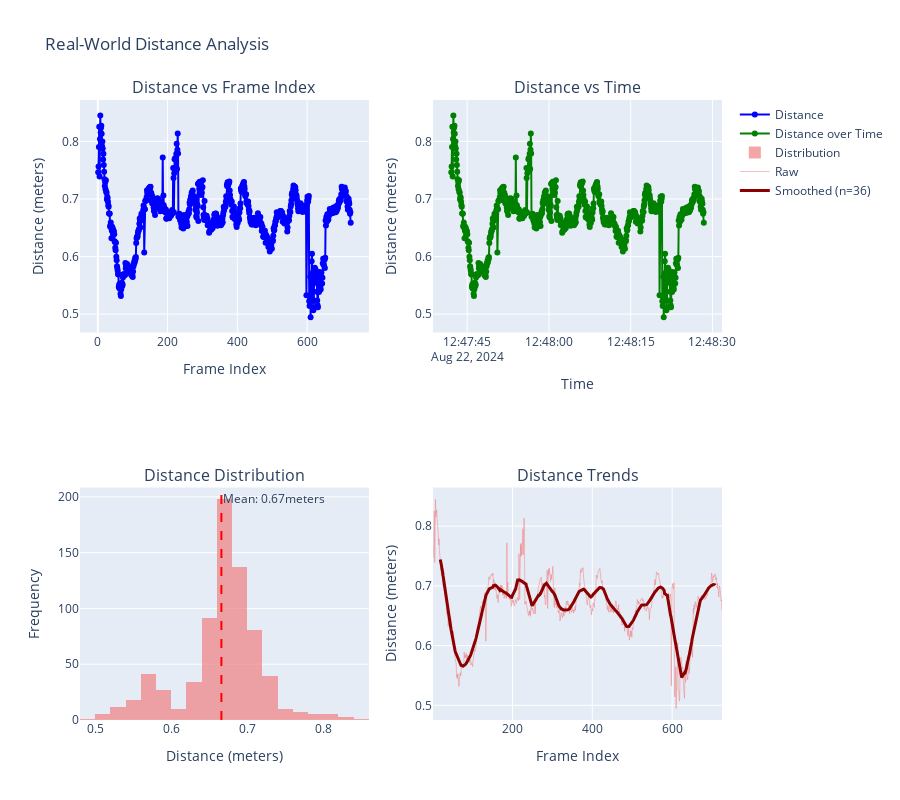
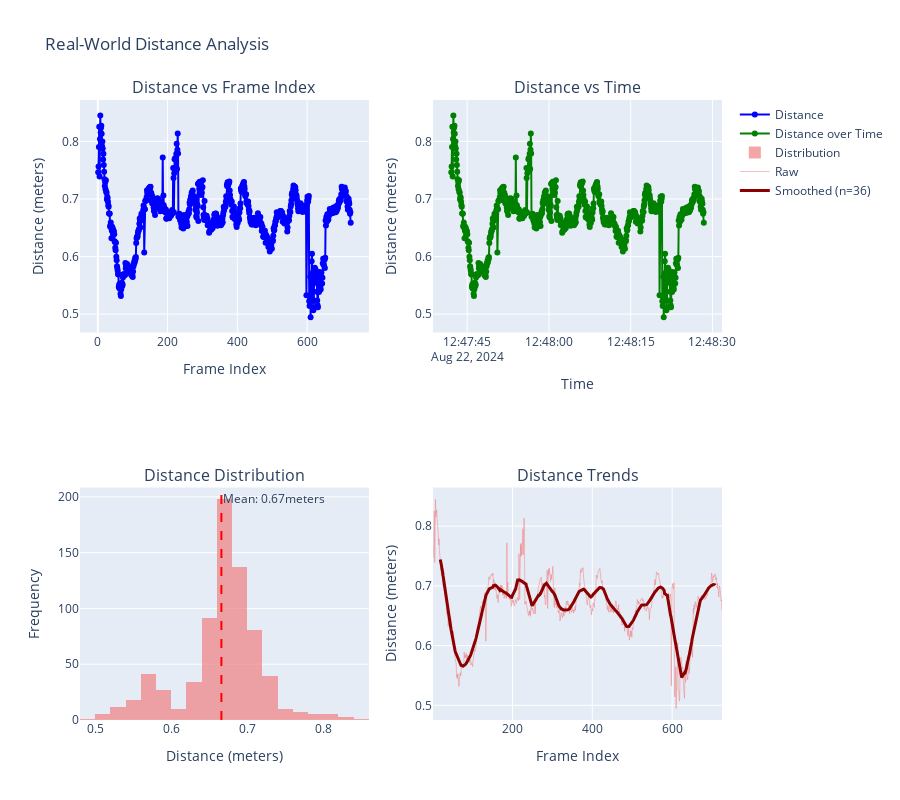

Notebook cell for these charts, in order:
### Code cell
# Real-world distance analysis and plotting using utility function
iau.plot_real_world_distance_analysis(distance_results, image_shape=image_shape, sonar_coverage_meters=sonar_coverage_meters)

### Figure 1 — Plotly figure (JSON) as saved in the notebook; plotly's stock layout.template omitted (floating-point values rounded to 4 significant figures; data arrays with more than 128 entries replaced by an {"elided": "..."} marker saying what was removed)
{"data": [{"line": {"color": "blue"}, "mode": "lines+markers", "name": "Distance", "type": "scatter", "x": {"elided": "725 int values"}, "xaxis": "x", "y": {"elided": "725 float values"}, "yaxis": "y"}, {"line": {"color": "green"}, "mode": "lines+markers", "name": "Distance over Time", "type": "scatter", "x": {"elided": "725 str values"}, "xaxis": "x2", "y": {"elided": "725 float values"}, "yaxis": "y2"}, {"marker": {"color": "lightcoral"}, "name": "Distribution", "nbinsx": 30, "opacity": 0.7, "type": "histogram", "x": {"elided": "725 float values"}, "xaxis": "x3", "yaxis": "y3"}, {"line": {"color": "lightcoral", "width": 1}, "mode": "lines", "name": "Raw", "opacity": 0.5, "type": "scatter", "x": {"elided": "725 int values"}, "xaxis": "x4", "y": {"elided": "725 float values"}, "yaxis": "y4"}, {"line": {"color": "darkred", "width": 3}, "mode": "lines", "name": "Smoothed (n=36)", "type": "scatter", "x": {"elided": "725 int values"}, "xaxis": "x4", "y": {"elided": "725 float values"}, "yaxis": "y4"}], "layout": {"annotations": [{"font": {"size": 16}, "showarrow": false, "text": "Distance vs Frame Index", "x": 0.225, "xanchor": "center", "xref": "paper", "y": 1, "yanchor": "bottom", "yref": "paper"}, {"font": {"size": 16}, "showarrow": false, "text": "Distance vs Time", "x": 0.775, "xanchor": "center", "xref": "paper", "y": 1, "yanchor": "bottom", "yref": "paper"}, {"font": {"size": 16}, "showarrow": false, "text": "Distance Distribution", "x": 0.225, "xanchor": "center", "xref": "paper", "y": 0.375, "yanchor": "bottom", "yref": "paper"}, {"font": {"size": 16}, "showarrow": false, "text": "Distance Trends", "x": 0.775, "xanchor": "center", "xref": "paper", "y": 0.375, "yanchor": "bottom", "yref": "paper"}, {"showarrow": false, "text": "Mean: 0.67meters", "x": 0.666, "xanchor": "left", "xref": "x3", "y": 1, "yanchor": "top", "yref": "y3 domain"}], "height": 800, "shapes": [{"line": {"color": "red", "dash": "dash"}, "type": "line", "x0": 0.666, "x1": 0.666, "xref": "x3", "y0": 0, "y1": 1, "yref": "y3 domain"}], "showlegend": true, "title": {"text": "Real-World Distance Analysis"}, "xaxis": {"anchor": "y", "domain": [0, 0.45], "title": {"text": "Frame Index"}}, "xaxis2": {"anchor": "y2", "domain": [0.55, 1], "title": {"text": "Time"}}, "xaxis3": {"anchor": "y3", "domain": [0, 0.45], "title": {"text": "Distance (meters)"}}, "xaxis4": {"anchor": "y4", "domain": [0.55, 1], "title": {"text": "Frame Index"}}, "yaxis": {"anchor": "x", "domain": [0.625, 1], "title": {"text": "Distance (meters)"}}, "yaxis2": {"anchor": "x2", "domain": [0.625, 1], "title": {"text": "Distance (meters)"}}, "yaxis3": {"anchor": "x3", "domain": [0, 0.375], "title": {"text": "Frequency"}}, "yaxis4": {"anchor": "x4", "domain": [0, 0.375], "title": {"text": "Distance (meters)"}}}}

### Figure 2 — Plotly figure (JSON) as saved in the notebook; plotly's stock layout.template omitted (floating-point values rounded to 4 significant figures; data arrays with more than 128 entries replaced by an {"elided": "..."} marker saying what was removed)
{"data": [{"line": {"color": "blue"}, "mode": "lines+markers", "name": "Distance", "type": "scatter", "x": {"elided": "725 int values"}, "xaxis": "x", "y": {"elided": "725 float values"}, "yaxis": "y"}, {"line": {"color": "green"}, "mode": "lines+markers", "name": "Distance over Time", "type": "scatter", "x": {"elided": "725 str values"}, "xaxis": "x2", "y": {"elided": "725 float values"}, "yaxis": "y2"}, {"marker": {"color": "lightcoral"}, "name": "Distribution", "nbinsx": 30, "opacity": 0.7, "type": "histogram", "x": {"elided": "725 float values"}, "xaxis": "x3", "yaxis": "y3"}, {"line": {"color": "lightcoral", "width": 1}, "mode": "lines", "name": "Raw", "opacity": 0.5, "type": "scatter", "x": {"elided": "725 int values"}, "xaxis": "x4", "y": {"elided": "725 float values"}, "yaxis": "y4"}, {"line": {"color": "darkred", "width": 3}, "mode": "lines", "name": "Smoothed (n=36)", "type": "scatter", "x": {"elided": "725 int values"}, "xaxis": "x4", "y": {"elided": "725 float values"}, "yaxis": "y4"}], "layout": {"annotations": [{"font": {"size": 16}, "showarrow": false, "text": "Distance vs Frame Index", "x": 0.225, "xanchor": "center", "xref": "paper", "y": 1, "yanchor": "bottom", "yref": "paper"}, {"font": {"size": 16}, "showarrow": false, "text": "Distance vs Time", "x": 0.775, "xanchor": "center", "xref": "paper", "y": 1, "yanchor": "bottom", "yref": "paper"}, {"font": {"size": 16}, "showarrow": false, "text": "Distance Distribution", "x": 0.225, "xanchor": "center", "xref": "paper", "y": 0.375, "yanchor": "bottom", "yref": "paper"}, {"font": {"size": 16}, "showarrow": false, "text": "Distance Trends", "x": 0.775, "xanchor": "center", "xref": "paper", "y": 0.375, "yanchor": "bottom", "yref": "paper"}, {"showarrow": false, "text": "Mean: 0.67meters", "x": 0.666, "xanchor": "left", "xref": "x3", "y": 1, "yanchor": "top", "yref": "y3 domain"}], "height": 800, "shapes": [{"line": {"color": "red", "dash": "dash"}, "type": "line", "x0": 0.666, "x1": 0.666, "xref": "x3", "y0": 0, "y1": 1, "yref": "y3 domain"}], "showlegend": true, "title": {"text": "Real-World Distance Analysis"}, "xaxis": {"anchor": "y", "domain": [0, 0.45], "title": {"text": "Frame Index"}}, "xaxis2": {"anchor": "y2", "domain": [0.55, 1], "title": {"text": "Time"}}, "xaxis3": {"anchor": "y3", "domain": [0, 0.45], "title": {"text": "Distance (meters)"}}, "xaxis4": {"anchor": "y4", "domain": [0.55, 1], "title": {"text": "Frame Index"}}, "yaxis": {"anchor": "x", "domain": [0.625, 1], "title": {"text": "Distance (meters)"}}, "yaxis2": {"anchor": "x2", "domain": [0.625, 1], "title": {"text": "Distance (meters)"}}, "yaxis3": {"anchor": "x3", "domain": [0, 0.375], "title": {"text": "Frequency"}}, "yaxis4": {"anchor": "x4", "domain": [0, 0.375], "title": {"text": "Distance (meters)"}}}}
